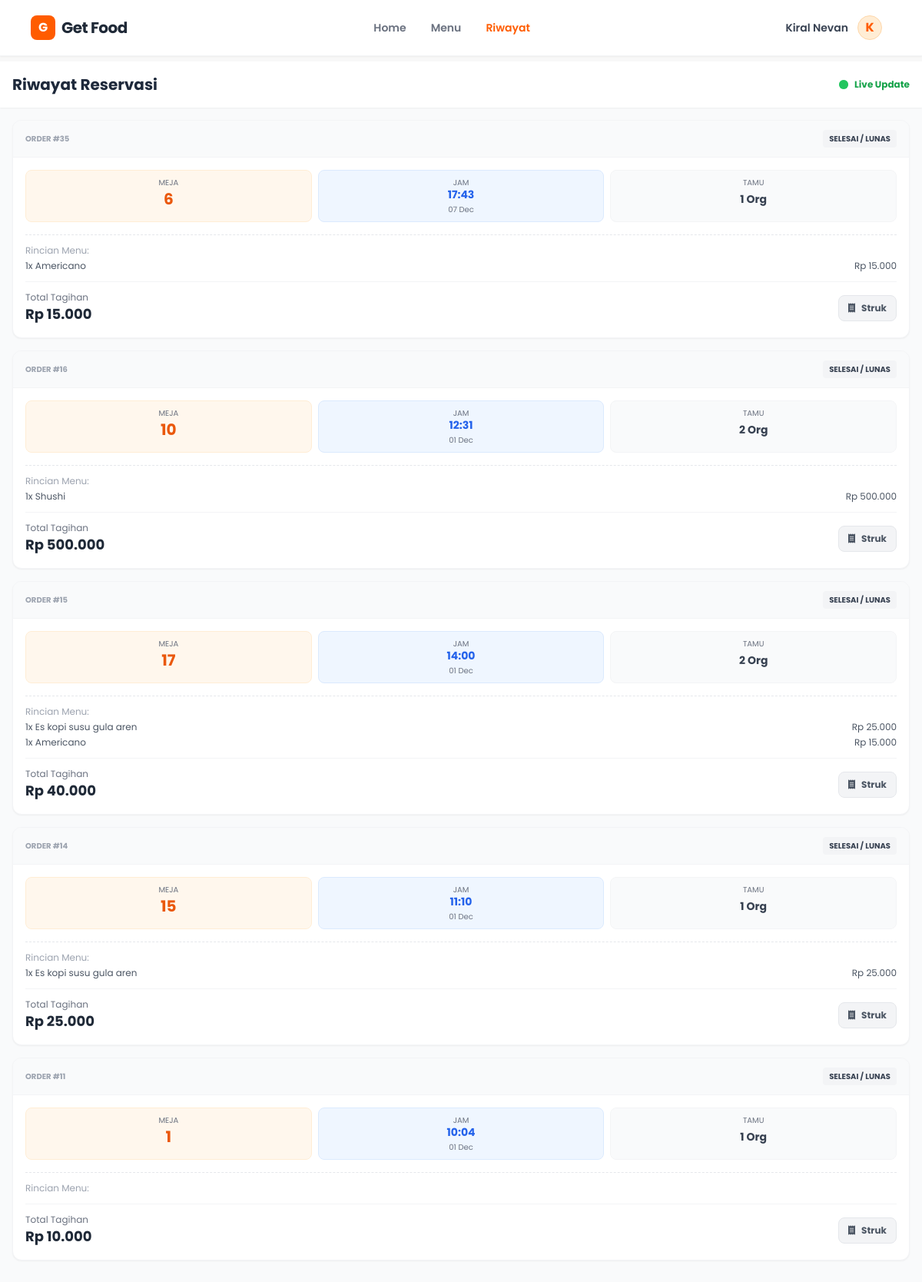
The page /get_food/customer/history.php (signed in) on the database its author committed.
### tables this page shows
CREATE TABLE `orders` (
  `order_id` int(11) NOT NULL,
  `restaurant_id` int(11) DEFAULT NULL,
  `user_id` int(11) DEFAULT NULL,
  `table_number` varchar(10) DEFAULT NULL,
  `customer_name` varchar(100) DEFAULT NULL,
  `customer_phone` varchar(20) DEFAULT NULL,
  `order_type` enum('dine_in','take_away') NOT NULL DEFAULT 'dine_in',
  `total_amount` decimal(10,2) DEFAULT 0.00,
  `number_of_people` int(11) DEFAULT 1,
  `reservation_time` datetime DEFAULT current_timestamp(),
  `estimasi_waktu` int(11) DEFAULT 0,
  `status` enum('pending','cooking','served','completed','cancelled') DEFAULT 'pending',
  `created_at` timestamp NOT NULL DEFAULT current_timestamp(),
  `payment_method` enum('tunai','qris','debit') DEFAULT NULL,
  `cashier_name` varchar(100) DEFAULT '-',
  `amount_received` decimal(10,2) DEFAULT 0.00,
  `change_amount` decimal(10,2) DEFAULT 0.00
);

### get_food/config/functions.php (called while the page is built, shortened)
<?php
require_once 'database.php';
function query($query) {
    global $conn;
    $result = mysqli_query($conn, $query);
    if (is_object($result)) {
        $rows = [];
        while ($row = mysqli_fetch_assoc($result)) {
            $rows[] = $row;
        }
        return $rows;
    }
    return $result;
}
function format_rupiah($angka) {
    return "Rp " . number_format($angka, 0, ',', '.');
}
?>

### get_food/customer/history.php (the view, shortened to what this page needs)
<?php
require_once '../config/functions.php';
$name = $_SESSION['user']['name'];
$orders = query("SELECT * FROM orders WHERE customer_name = '$name' ORDER BY created_at DESC LIMIT 5");
require_once '../layouts/header.php';
?>
<div class="bg-gray-50 min-h-screen pb-24">
    <div class="bg-white p-4 shadow-sm mb-4 sticky top-0 z-10 flex justify-between items-center">
        <h1 class="font-bold text-xl">Riwayat Reservasi</h1>
        <div class="flex items-center gap-2">
            <span class="relative flex h-3 w-3">
              <span class="relative inline-flex rounded-full h-3 w-3 bg-green-500"></span>
            </span>
            <span class="text-xs text-green-600 font-bold">Live Update</span>
        </div>
    </div>
    <div class="px-4 space-y-4">
        <?php foreach($orders as $order): ?>
        <div class="bg-white p-0 rounded-xl shadow-sm border border-gray-100 overflow-hidden">
            <div class="bg-gray-50 px-4 py-3 flex justify-between items-center border-b border-gray-100">
                <span class="text-[10px] font-bold text-gray-400">ORDER #<?php echo $order['order_id']; ?></span>
                <?php
                    $color = 'gray'; $text = 'Menunggu';
                    if($order['status']=='completed') { $color = 'gray'; $text = 'Selesai / Lunas'; }
                ?>
                <span class="bg-<?php echo $color; ?>-100 text-<?php echo $color; ?>-700 text-[10px] font-bold px-2 py-1 rounded">
                    <?php echo strtoupper($text); ?>
                </span>
            </div>
            <div class="p-4">
                <div class="flex gap-2 mb-4">
                    <div class="flex-1 bg-orange-50 p-2 rounded-lg text-center border border-orange-100">
                        <p class="text-[10px] text-gray-500 uppercase">Meja</p>
                        <p class="text-xl font-bold text-orange-600"><?php echo $order['table_number']; ?></p>
                    </div>
                    <div class="flex-1 bg-blue-50 p-2 rounded-lg text-center border border-blue-100">
                        <p class="text-[10px] text-gray-500 uppercase">Jam</p>
                        <p class="text-sm font-bold text-blue-600 leading-tight">
                            <?php echo date('H:i', strtotime($order['reservation_time'])); ?><br>
                            <span class="text-[10px] font-normal text-gray-500"><?php echo date('d M', strtotime($order['reservation_time'])); ?></span>
                        </p>
                    </div>
                    <div class="flex-1 bg-gray-50 p-2 rounded-lg text-center border border-gray-100">
                        <p class="text-[10px] text-gray-500 uppercase">Tamu</p>
                        <p class="text-sm font-bold text-gray-700 mt-1"><?php echo $order['number_of_people']; ?> Org</p>
                    </div>
                </div>
                <div class="text-sm text-gray-600 border-t border-dashed border-gray-200 pt-3">
                    <p class="text-xs text-gray-400 mb-1">Rincian Menu:</p>
                    <ul class="space-y-1">
                        <?php
                        $oid = $order['order_id'];
                        $items = query("SELECT oi.quantity, m.name, oi.subtotal FROM order_items oi JOIN menu_items m ON oi.menu_id = m.menu_id WHERE order_id='$oid'");
                        foreach($items as $item) {
                            echo "<li class='flex justify-between text-xs'>
                                    <span>{$item['quantity']}x {$item['name']}</span>
                                    <span>".format_rupiah($item['subtotal'])."</span>
                                  </li>";
                        }
                        ?>
                    </ul>
                </div>
                <div class="mt-3 pt-3 border-t border-gray-100 flex justify-between items-center">
                    <div>
                        <span class="text-xs text-gray-500 block">Total Tagihan</span>
                        <span class="text-lg font-bold text-gray-800"><?php echo format_rupiah($order['total_amount']); ?></span>
                    </div>
                    <?php if($order['status'] == 'completed' || $order['status'] == 'served'): ?>
                        <button onclick="openReceipt(<?php echo $order['order_id']; ?>)"
                                class="bg-gray-100 text-gray-600 px-3 py-2 rounded-lg text-xs font-bold hover:bg-gray-200 transition flex items-center gap-2 border border-gray-200">
                            <i class="fas fa-receipt"></i> Struk
                        </button>
                    <?php endif; ?>
                </div>
            </div>
        </div>
        <?php endforeach; ?>
    </div>
</div>
<?php require_once '../layouts/footer.php'; ?>

### get_food/layouts/header.php (style rules this page uses)
body { font-family: 'Poppins', sans-serif; -webkit-tap-highlight-color: transparent; }

### rows shown on the page
orders: order_id "35", status "SELESAI / LUNAS", table_number "6", reservation_time "17:43", reservation_time "07 Dec", number_of_people "1", quantity "1", name "Americano", subtotal "Rp 15.000", total_amount "Rp 15.000"
orders: order_id "16", status "SELESAI / LUNAS", table_number "10", reservation_time "12:31", reservation_time "01 Dec", number_of_people "2", quantity "1", name "Shushi", subtotal "Rp 500.000", total_amount "Rp 500.000"
orders: order_id "15", status "SELESAI / LUNAS", table_number "17", reservation_time "14:00", reservation_time "01 Dec", number_of_people "2", quantity "1", name "Es kopi susu gula aren", subtotal "Rp 25.000", name "Americano", subtotal "Rp 15.000", total_amount "Rp 40.000"
orders: order_id "14", status "SELESAI / LUNAS", table_number "15", reservation_time "11:10", reservation_time "01 Dec", number_of_people "1", quantity "1", name "Es kopi susu gula aren", subtotal "Rp 25.000", total_amount "Rp 25.000"
orders: order_id "11", status "SELESAI / LUNAS", table_number "1", reservation_time "10:04", reservation_time "01 Dec", number_of_people "1", total_amount "Rp 10.000"

### other values the page prints
$_SESSION['user']['name'] "Kiral Nevan"
substr($_SESSION['user']['name'] ?? 'G', 0, 1) "K"
